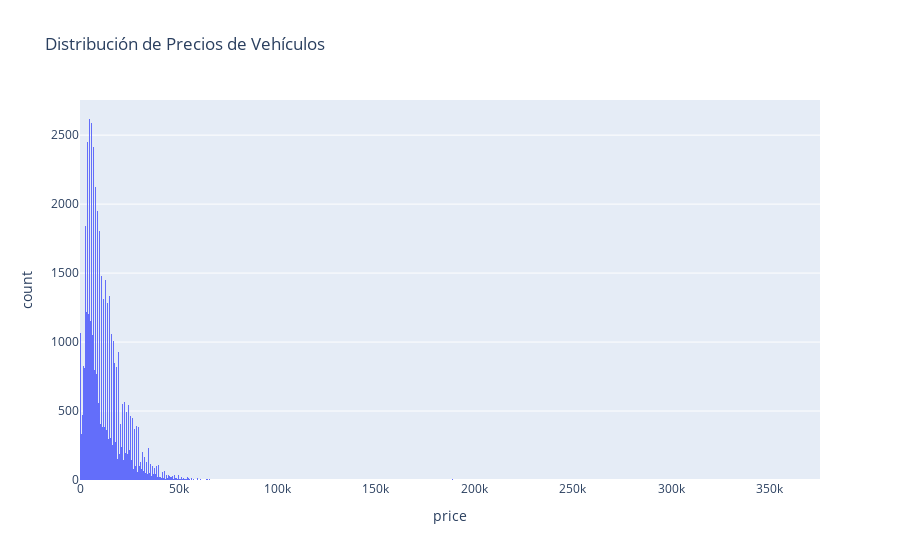

Write notebook code for a chart like this one.
### Code cell
import plotly.express as px

fig = px.histogram(df, x="price", title="Distribución de Precios de Vehículos")
fig.show()

### Figure 1 — Plotly figure (JSON) as saved in the notebook; plotly's stock layout.template omitted (floating-point values rounded to 4 significant figures; data arrays with more than 128 entries replaced by an {"elided": "..."} marker saying what was removed)
{"data": [{"bingroup": "x", "hovertemplate": "price=%{x}<br>count=%{y}<extra></extra>", "legendgroup": "", "marker": {"color": "#636efa", "pattern": {"shape": ""}}, "name": "", "orientation": "v", "showlegend": false, "type": "histogram", "x": {"elided": "51525 int values"}, "xaxis": "x", "yaxis": "y"}], "layout": {"barmode": "relative", "legend": {"tracegroupgap": 0}, "title": {"text": "Distribución de Precios de Vehículos"}, "xaxis": {"anchor": "y", "domain": [0, 1], "title": {"text": "price"}}, "yaxis": {"anchor": "x", "domain": [0, 1], "title": {"text": "count"}}}}
